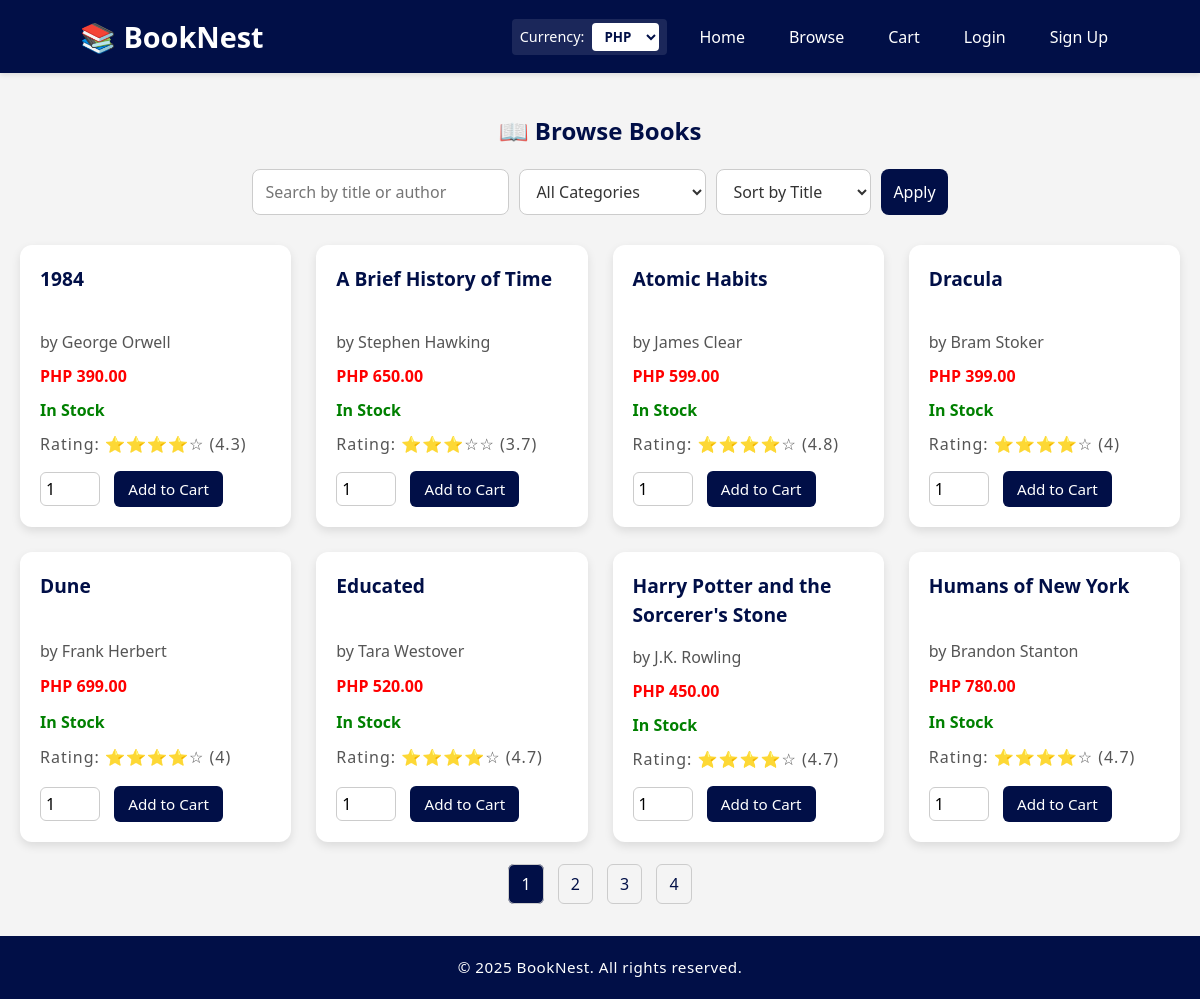
Screenshot of /browse.php with the database file from the repository.
### tables this page shows
CREATE TABLE `books` (
  `book_id` int(11) NOT NULL,
  `title` varchar(255) NOT NULL,
  `author` varchar(255) DEFAULT NULL,
  `price` decimal(10,2) NOT NULL,
  `stock` int(11) DEFAULT 0,
  `category_id` int(11) DEFAULT NULL,
  `is_featured` tinyint(1) DEFAULT 0,
  `is_digital` tinyint(1) DEFAULT 0
);

CREATE TABLE `currencies` (
  `currency_id` int(11) NOT NULL,
  `currency_code` varchar(10) NOT NULL,
  `exchange_rate` decimal(10,4) NOT NULL
);

### includes/currency_helper.php (called while the page is built, shortened)
<?php
if (!function_exists('display_price')) {
    function display_price($price) {
        global $conn;
        $currencyId = $_SESSION['currency_id'] ?? 1;
        $stmt = $conn->prepare("SELECT exchange_rate, currency_code FROM currencies WHERE currency_id = ?");
        $stmt->bind_param("i", $currencyId);
        $stmt->execute();
        $result = $stmt->get_result();
        $currency = $result->fetch_assoc();
        $rate = $currency['exchange_rate'] ?? 1.0;
        $code = $currency['currency_code'] ?? 'PHP';
        $converted = $price * $rate;
        return $code . ' ' . number_format($converted, 2);
    }
}
?>

### browse.php (the view, shortened to what this page needs)
<?php
include 'includes/header.php';
$category_id = isset($_GET['category']) ? intval($_GET['category']) : 0;
$search = isset($_GET['search']) ? trim($_GET['search']) : '';
$sort = isset($_GET['sort']) ? $_GET['sort'] : 'title';
$limit = 8;
$page = isset($_GET['page']) ? max(1, intval($_GET['page'])) : 1;
$offset = ($page - 1) * $limit;
$where = [];
$params = [];
$types = '';
$where_sql = count($where) ? "WHERE " . implode(" AND ", $where) : "";
$count_query = $conn->prepare("SELECT COUNT(*) AS total FROM books $where_sql");
$count_query->execute();
$total = $count_query->get_result()->fetch_assoc()['total'];
$total_pages = ceil($total / $limit);
$query = $conn->prepare("SELECT * FROM books $where_sql ORDER BY $sort ASC LIMIT ? OFFSET ?");
if ($types) {
    $types_with_limit = $types . "ii";
    $params_with_limit = array_merge($params, [$limit, $offset]);
    $query->bind_param($types_with_limit, ...$params_with_limit);
} else {
    $query->bind_param("ii", $limit, $offset);
}
$query->execute();
$books_result = $query->get_result();
?>
<div class="container">
    <h2>📖 Browse Books</h2>
    <form method="get" action="" class="browse-filter-form">
        <input type="text" name="search" placeholder="Search by title or author" value="<?php echo htmlspecialchars($search); ?>">
        <select name="category">
            <option value="0">All Categories</option>
        </select>
        <select name="sort">
            <option value="title" <?php if ($sort == 'title') echo 'selected'; ?>>Sort by Title</option>
        </select>
        <button type="submit">Apply</button>
    </form>
    <div class="grid">
        <?php while ($book = $books_result->fetch_assoc()): ?>
            <div class="book-card">
                <h4><?php echo htmlspecialchars($book['title']); ?></h4>
                <p>by <?php echo htmlspecialchars($book['author']); ?></p>
                <p class="price"><?php echo display_price($book['price']); ?></p>
                <?php if ($book['stock'] > 0): ?>
                    <p class="stock-status in-stock">In Stock</p>
                <?php else: ?>
                    <p class="stock-status out-of-stock">Out of Stock</p>
                <?php endif; ?>
                <?php
                $rating_stmt = $conn->prepare("SELECT AVG(rating) as avg_rating FROM reviews WHERE book_id = ?");
                $rating_stmt->bind_param("i", $book['book_id']);
                $rating_stmt->execute();
                $avg_rating = $rating_stmt->get_result()->fetch_assoc()['avg_rating'];
                $stars = $avg_rating ? round($avg_rating, 1) : 0;
                ?>
                <p class="rating">Rating:
                    <?php
                    for ($i = 1; $i <= 5; $i++) {
                        echo $i <= $stars ? "⭐" : "☆";
                    }
                    echo " ($stars)";
                    ?>
                </p>
                <form method="post" action="cart.php">
                    <input type="number" name="quantity" value="1" min="1" required>
                    <button type="submit" name="add_to_cart">Add to Cart</button>
                </form>
            </div>
        <?php endwhile; ?>
    </div>
    <?php if ($total_pages > 1): ?>
        <div class="pagination">
            <?php for ($i = 1; $i <= $total_pages; $i++): ?>
                <a href="?page=<?php echo $i; ?>&search=<?php echo urlencode($search); ?>&category=<?php echo $category_id; ?>&sort=<?php echo $sort; ?>"
                   class="<?php echo $i == $page ? 'active' : ''; ?>"><?php echo $i; ?></a>
            <?php endfor; ?>
        </div>
    <?php endif; ?>
</div>
<?php include 'includes/footer.php'; ?>

### css/header.css (style rules this page uses)
* { font-family: 'Segoe UI', Tahoma, Geneva, Verdana, sans-serif; margin: 0; padding: 0; box-sizing: border-box; }
body { background-color: #f9f9f9; color: #333; line-height: 1.5; }

### css/browse.css (style rules this page uses)
body { background-color: #f4f4f4; font-family: 'Segoe UI', Tahoma, Geneva, Verdana, sans-serif; margin: 0; padding: 0; }
.container { max-width: 1200px; margin: 40px auto; padding: 0 20px; }
.container h2 { color: #010F47; margin-bottom: 20px; text-align: center; }
.browse-filter-form { display: flex; flex-wrap: wrap; justify-content: center; gap: 10px; margin-bottom: 30px; }
.browse-filter-form input[type="text"], .browse-filter-form select, .browse-filter-form button { padding: 10px 12px; font-size: 1rem; border-radius: 8px; border: 1px solid #ccc; background-color: #fff; color: #333; }
.browse-filter-form button { background: #010F47; color: white; border: none; cursor: pointer; transition: background-color 0.3s ease; }
.grid { display: grid; grid-template-columns: repeat(auto-fit, minmax(250px, 1fr)); gap: 25px; }
.book-card { background: #fff; border-radius: 12px; padding: 20px; box-shadow: 0 4px 10px rgba(0, 0, 0, 0.1); transition: transform 0.2s ease; display: flex; flex-direction: column; justify-content: space-between; }
.book-card h4 { font-size: 1.2rem; color: #010F47; margin-bottom: 10px; min-height: 50px; }
.book-card p { margin: 5px 0; color: #555; }
.rating { margin: 10px 0; color: #FFD700; font-size: 1rem; letter-spacing: 1px; }
.book-card input[type="number"] { width: 60px; padding: 5px; font-size: 1rem; border: 1px solid #ccc; border-radius: 6px; margin-right: 10px; margin-top: 10px; }
.book-card button { background-color: #010F47; color: white; padding: 8px 14px; border: none; border-radius: 6px; cursor: pointer; font-size: 0.95rem; transition: background-color 0.3s ease; margin-top: 10px; }
.price { color: red !important; font-weight: bold; margin: 8px 0; }
.stock-status { font-weight: bold; margin-bottom: 10px; }
.stock-status.in-stock { color: green !important; }
.pagination { text-align: center; margin-top: 30px; }
.pagination a { margin: 0 5px; padding: 8px 12px; text-decoration: none; color: #010F47; border: 1px solid #ccc; border-radius: 6px; transition: background 0.2s ease; }
.pagination a.active { background: #010F47; color: white; }

### rows the page displays
books: title "1984", author "George Orwell", price.exchange_rate "PHP 390.00", stock "In Stock", stars "4.3"
books: title "A Brief History of Time", author "Stephen Hawking", price.exchange_rate "PHP 650.00", stock "In Stock", stars "3.7"
books: title "Atomic Habits", author "James Clear", price.exchange_rate "PHP 599.00", stock "In Stock", stars "4.8"
books: title "Dracula", author "Bram Stoker", price.exchange_rate "PHP 399.00", stock "In Stock", stars "4"
books: title "Dune", author "Frank Herbert", price.exchange_rate "PHP 699.00", stock "In Stock", stars "4"
books: title "Educated", author "Tara Westover", price.exchange_rate "PHP 520.00", stock "In Stock", stars "4.7"
books: title "Harry Potter and the Sorcerer's Stone", author "J.K. Rowling", price.exchange_rate "PHP 450.00", stock "In Stock", stars "4.7"
books: title "Humans of New York", author "Brandon Stanton", price.exchange_rate "PHP 780.00", stock "In Stock", stars "4.7"

### other values shown
form field currency_id "PHP"
